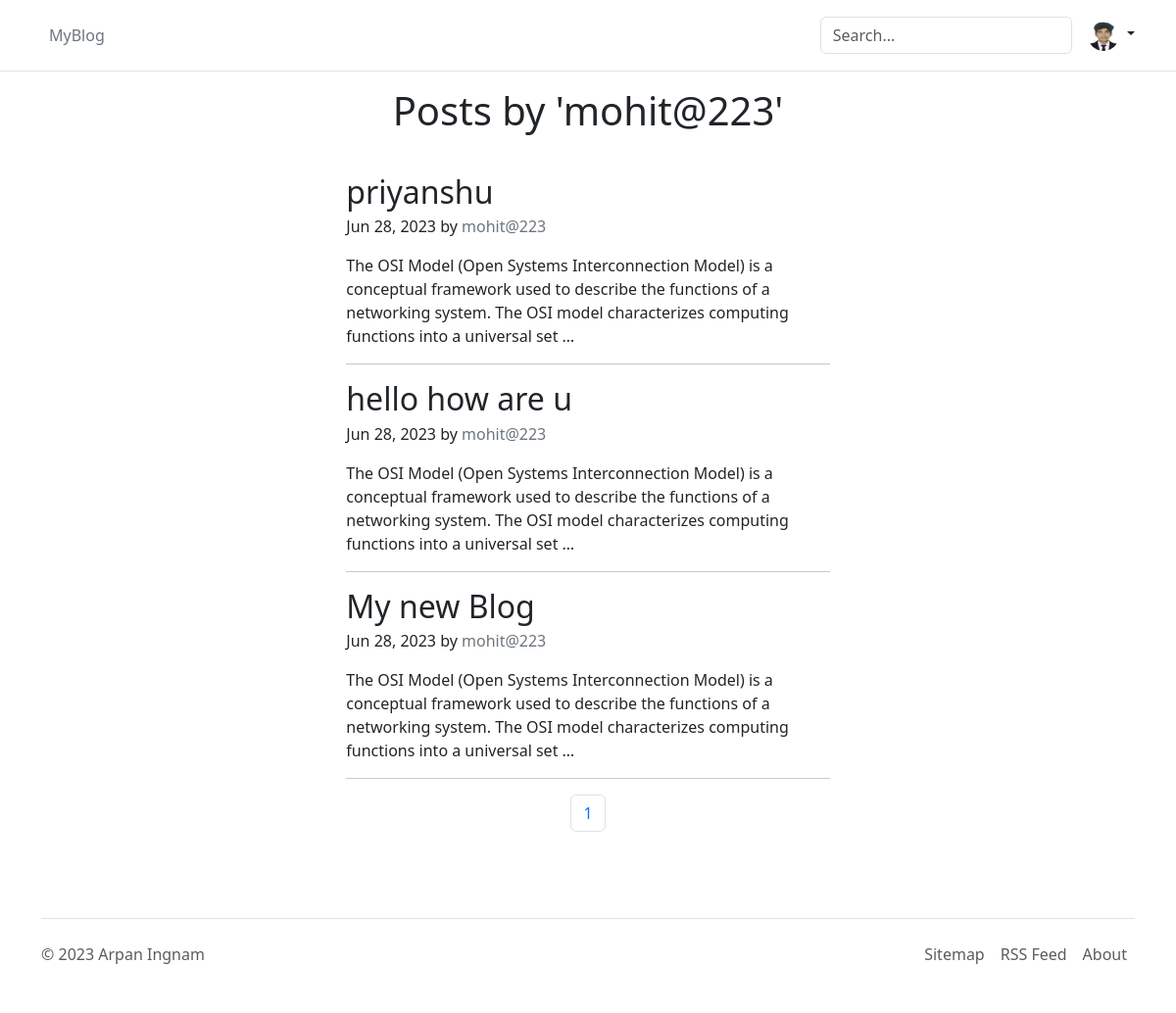
/blog/mohit@223/posts/ (signed in), run on the app's committed database.
### accounts/models.py (models this page shows, shortened)
class CustomUser(AbstractUser):
    pass

class Profile(models.Model):
    user = models.OneToOneField(settings.AUTH_USER_MODEL, on_delete=models.CASCADE)
    image = models.ImageField(default="default.jpg", upload_to="Profile Pictures/")

### blogs/models.py (models this page shows, shortened)
class Post(models.Model):
    class Status(models.TextChoices):
        DRAFT = "DF", "Draft"
        PUBLISHED = "PB", "Published"
    title = models.CharField(max_length=250)
    slug = models.SlugField(max_length=250, unique_for_date="publish")
    body = models.TextField()
    publish = models.DateTimeField(default=timezone.now)
    status = models.CharField(
        max_length=2,
        choices=Status.choices,
        default=Status.DRAFT,
    )
    author = models.ForeignKey(
        settings.AUTH_USER_MODEL,
        on_delete=models.CASCADE,
        related_name="blog_posts",
    )
    created = models.DateTimeField(auto_now_add=True)
    updated = models.DateTimeField(auto_now=True)
    objects = models.Manager()  # default Manager
    published = PublishedManager()  # custom Manager
    class Meta:
        ordering = ["-publish"]
        indexes = [
            models.Index(fields=["-publish"]),
        ]
    def get_absolute_url(self):
        return reverse("blogs:post_detail", kwargs={"post_slug": self.slug})

### blogs/views.py (the view)
# urls.py: path("<str:username>/posts/", views.user_post_list_view, name="user_posts"),
def user_post_list_view(request, username):
    user = get_object_or_404(User, username=username)
    post_list = Post.published.filter(author=user).order_by("-updated")
    paginator = Paginator(post_list, per_page=5)
    page_number = request.GET.get("page")
    posts = paginator.get_page(page_number)
    context = {
        "user": user,
        "posts": posts,
    }
    return render(request, "blogs/user_posts.html", context)

### blogs/models.py (called while the page is built)
    def get_queryset(self):
        return super().get_queryset().filter(status=Post.Status.PUBLISHED)

### blogs/templates/blogs/user_posts.html (shortened to what this page needs)
{% extends 'base.html' %}
{% block content %}
<h1 class="mb-3 text-center">Posts by '{{ user.username }}'</h1>
<div class="g-5 pt-4">
  <div class="container col-md-8">
    {% for post in posts %}
    <article class="blog-post">
      <h2 class="blog-post-title mb-1">
        <a
          class="text-decoration-none text-dark"
          href="{{ post.get_absolute_url }}"
        >
          {{ post.title }}</a
        >
      </h2>
      <p class="blog-post-meta">
        {{ post.publish|date:'M j, o' }} by
        <a class="text-decoration-none text-secondary" href="#">{{ post.author }}</a>
      </p>
      <p>{{ post.body|truncatewords:30|linebreaks }}</p>
      <hr />
    </article>
    {% endfor %}
  </div>
  {% include 'pagination.html' with page=posts %}
</div>
{% endblock content %}

### templates/header.html (shortened to what this page needs)
<header class="p-3 mb-3 border-bottom">
  <div class="container">
    <div
      class="d-flex flex-wrap align-items-center justify-content-center justify-content-lg-start"
    >
      <ul class="nav col-12 col-lg-auto me-lg-auto mb-2 justify-content-center mb-md-0">
        <li>
          <a href="{% url 'post_list' %}" class="nav-link px-2 link-secondary"
            >MyBlog
          </a>
        </li>
      </ul>
      <form class="col-12 col-lg-auto mb-3 mb-lg-0 me-lg-3" action="{% url 'blogs:search' %}" method="get">
        <input name="q" class="form-control" placeholder="Search..." aria-label="Search"/>
      </form>
      {% if request.user.is_authenticated %}
      <div class="dropdown text-end">
        <a
          href="#"
          class="d-block link-dark text-decoration-none dropdown-toggle"
          data-bs-toggle="dropdown"
          aria-expanded="false"
        >
          <img
            src="{{ request.user.profile.image.url }}"
            alt="mdo"
            width="32"
            height="32"
            class="rounded-circle"
          />
        </a>
      </div>
      {% endif %}
    </div>
  </div>
</header>

### data on the page
CustomUser: user.profile.image (picture)
CustomUser: username "mohit@223"
Post: title "priyanshu", publish "Jun 28, 2023", author "mohit@223", body "The OSI Model (Open Systems Interconnection Model) is a conceptual framework used to describe the functions of a networking system. The OSI model characterizes computing functions into a universal set …"
Post: title "hello how are u", publish "Jun 28, 2023", author "mohit@223", body "The OSI Model (Open Systems Interconnection Model) is a conceptual framework used to describe the functions of a networking system. The OSI model characterizes computing functions into a universal set …"
Post: title "My new Blog", publish "Jun 28, 2023", author "mohit@223", body "The OSI Model (Open Systems Interconnection Model) is a conceptual framework used to describe the functions of a networking system. The OSI model characterizes computing functions into a universal set …"

### other printed values
{{ num }} "1"
